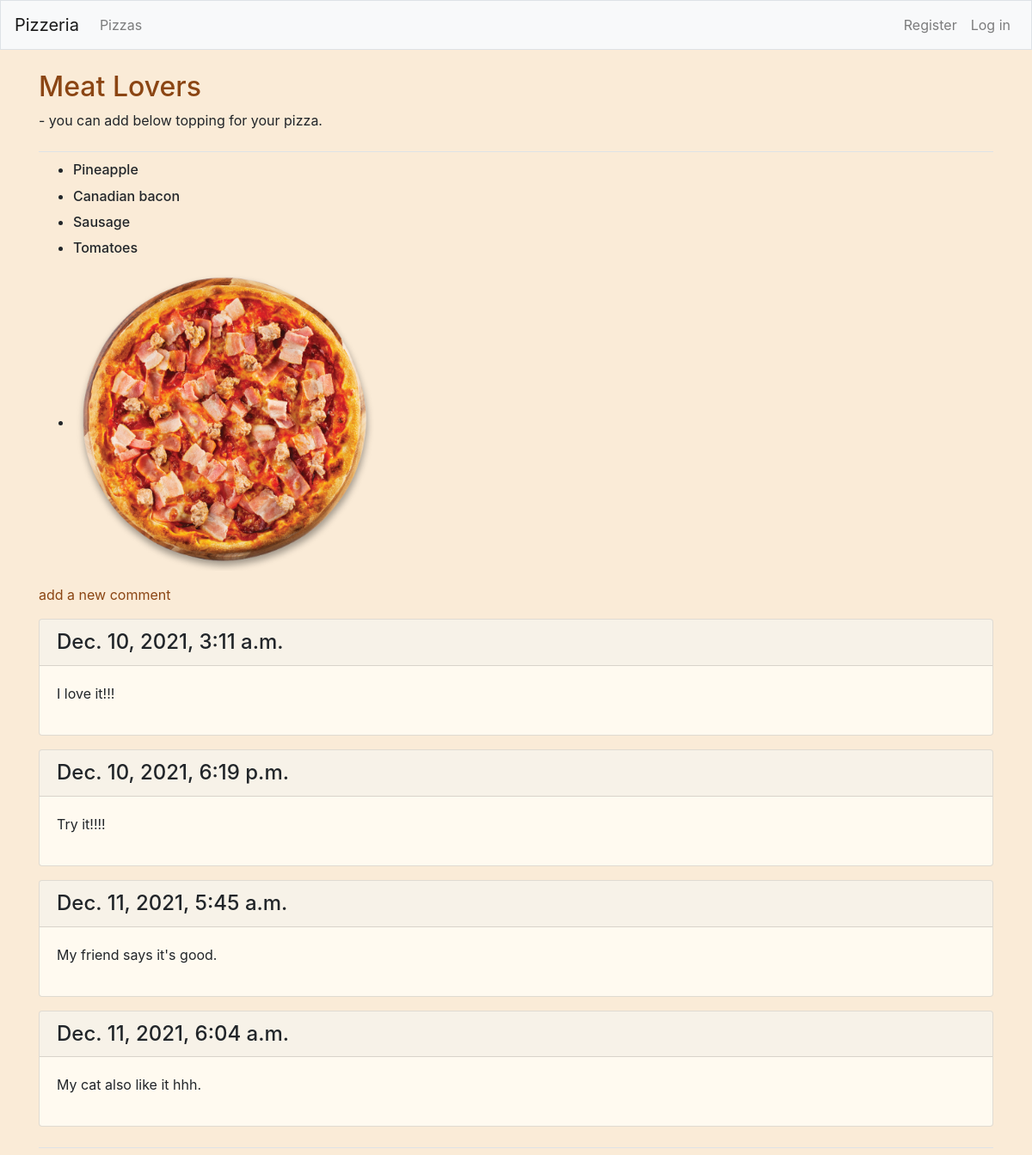
/pizza1/3/, run on an earlier commit of the app's database.
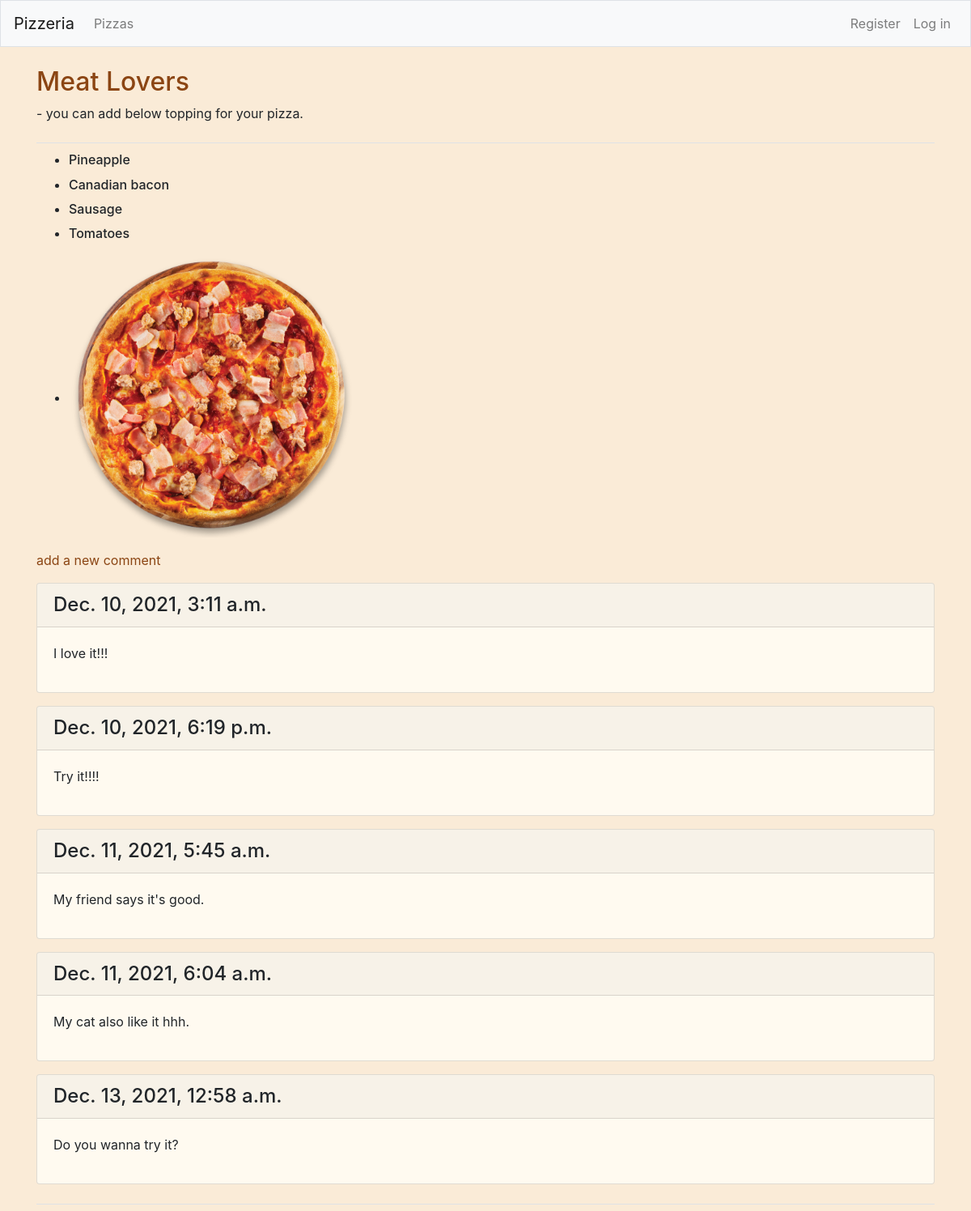
And on a later commit of the database.
### pizzas/models.py (models this page shows, shortened)
class Topping(models.Model):
    pizza = models.ForeignKey(Pizza, on_delete=models.CASCADE)
    name = models.CharField(max_length=200)
    def __str__(self):
        return self.name

class Comment(models.Model):
    pizza = models.ForeignKey(Pizza, on_delete=models.CASCADE)
    text = models.TextField()
    date_added = models.DateTimeField(auto_now_add=True)
    class Meta:
        verbose_name_plural = 'Comments'

### pizzas/views.py (the view)
# urls.py: path('pizza1/<int:pizza2_id>/', views.pizza2, name='pizza2'),
def pizza2(request, pizza2_id):
    pizza2 = Pizza.objects.get(id=pizza2_id)
    toppings = pizza2.topping_set.all()
    comments = pizza2.comment_set.all()
    image  = Image.objects.get(pizza=pizza2)
    print(image)
    context = {'pizza2':pizza2, 'toppings':toppings, 'comments':comments, 'image':image}
    return render(request, 'pizzas/pizza2.html', context)

### pizzas/models.py (called while the page is built)
    def __str__(self):
        return self.name

### pizzas/templates/pizzas/pizza2.html
{% extends "pizzas/base.html" %}
{% load static %}
{% block page_header %}
<h3 style="font-size:xx-large; color: saddlebrown;">{{ pizza2 }}</h3>
<p style="font-size:medium;">  - you can add below topping for your pizza.</p>
{% endblock page_header %}
{% block content %}
<ul>
    {% for t in toppings %}
    <li><h3 style="font-size:medium;">
        {{ t }}
    </h3></li>
    {% empty %}
    <li><h3>No pizza's topping have been added yet.</h3></li>
    {% endfor %}
</ul>
<ul>
    <li><h3>
        <img src="{{ image.image.url }}" alt="Pizzeria" width="350" height="350">
    </h3></li>
</ul>
<p>
    <a href="{% url 'pizzas:new_comment' pizza2.id %}" style="color: saddlebrown;"> add a new comment</a>
</p>
{% for c in comments %}
<div class="card mb-3" style="background-color:floralwhite;">
    <h4 class="card-header">
        {{ c.date_added }}
    </h4>
    <div class="card-body">
        {{ c.text|linebreaks }}
    </div>
</div>
{% empty %}
<li> There are no comment for this pizza yet.</li>
{% endfor %}
{% endblock content %}

What changed in the data, as far as the page shows it:
added Comment: date_added "Dec. 13, 2021, 12:58 a.m.", text "Do you wanna try it?"
